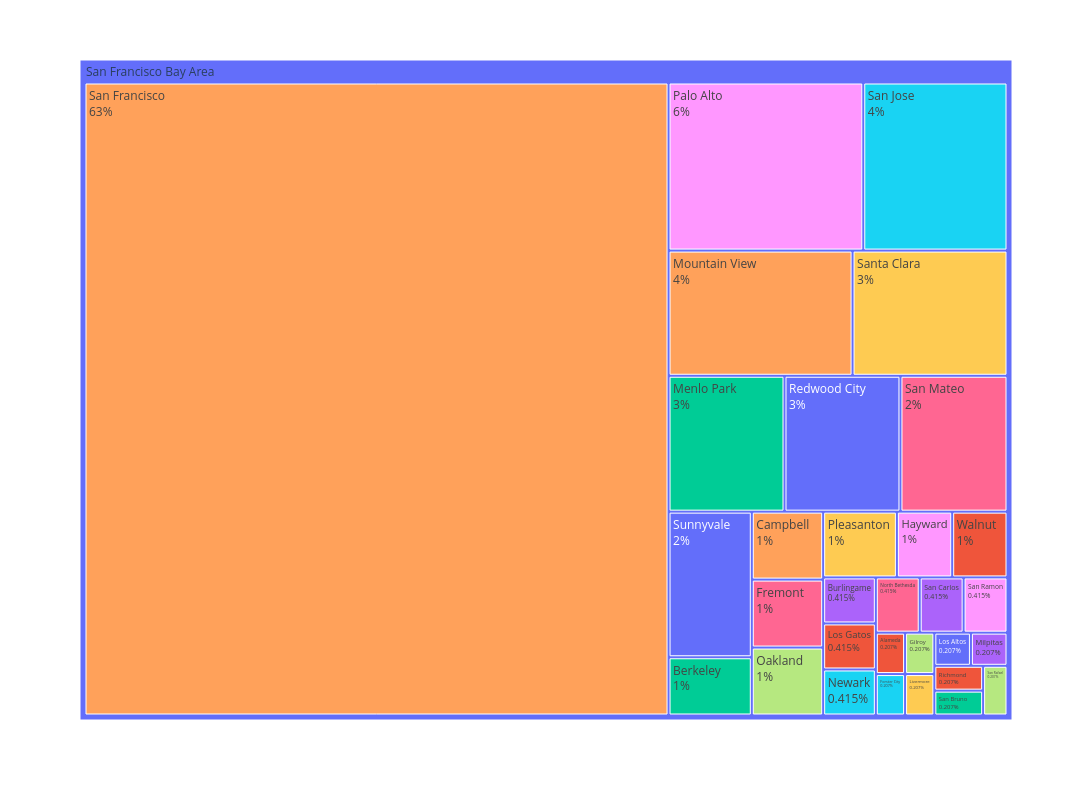

Notebook cell for this chart:
### Markdown cell above
And finally the filter for the region = San Francisco Bay Area.

### Code cell
re_cat = df[["Region",
             "Location_HQ"]].groupby(["Region",
                                       "Location_HQ"], as_index=False).size()

import pandas as pd
import plotly.express as px


SF_df = re_cat[re_cat['Region'] == 'San Francisco Bay Area']

# Create the treemap using the filtered DataFrame
fig = px.treemap(SF_df, width=1280, height=800,
                 path=["Region", "Location_HQ"], values='size',
                 color='Location_HQ')
fig.update_traces(textinfo="label+percent parent")
fig.show()

### Figure 1 — Plotly figure (JSON) as saved in the notebook; plotly's stock layout.template omitted (floating-point values rounded to 4 significant figures)
{"data": [{"branchvalues": "total", "customdata": [["(?)"], ["Alameda"], ["Berkeley"], ["Burlingame"], ["Campbell"], ["Forster City"], ["Fremont"], ["Gilroy"], ["Hayward"], ["Livermore"], ["Los Altos"], ["Los Gatos"], ["Menlo Park"], ["Milpitas"], ["Mountain View"], ["Newark"], ["North Bethesda"], ["Oakland"], ["Palo Alto"], ["Pleasanton"], ["Redwood City"], ["Richmond"], ["San Bruno"], ["San Carlos"], ["San Francisco"], ["San Jose"], ["San Mateo"], ["San Rafael"], ["San Ramon"], ["Santa Clara"], ["Sunnyvale"], ["Walnut"]], "domain": {"x": [0, 1], "y": [0, 1]}, "hovertemplate": "labels=%{label}<br>size=%{value}<br>parent=%{parent}<br>id=%{id}<br>Location_HQ=%{customdata[0]}<extra></extra>", "ids": ["San Francisco Bay Area", "San Francisco Bay Area/Alameda", "San Francisco Bay Area/Berkeley", "San Francisco Bay Area/Burlingame", "San Francisco Bay Area/Campbell", "San Francisco Bay Area/Forster City", "San Francisco Bay Area/Fremont", "San Francisco Bay Area/Gilroy", "San Francisco Bay Area/Hayward", "San Francisco Bay Area/Livermore", "San Francisco Bay Area/Los Altos", "San Francisco Bay Area/Los Gatos", "San Francisco Bay Area/Menlo Park", "San Francisco Bay Area/Milpitas", "San Francisco Bay Area/Mountain View", "San Francisco Bay Area/Newark", "San Francisco Bay Area/North Bethesda", "San Francisco Bay Area/Oakland", "San Francisco Bay Area/Palo Alto", "San Francisco Bay Area/Pleasanton", "San Francisco Bay Area/Redwood City", "San Francisco Bay Area/Richmond", "San Francisco Bay Area/San Bruno", "San Francisco Bay Area/San Carlos", "San Francisco Bay Area/San Francisco", "San Francisco Bay Area/San Jose", "San Francisco Bay Area/San Mateo", "San Francisco Bay Area/San Rafael", "San Francisco Bay Area/San Ramon", "San Francisco Bay Area/Santa Clara", "San Francisco Bay Area/Sunnyvale", "San Francisco Bay Area/Walnut"], "labels": ["San Francisco Bay Area", "Alameda", "Berkeley", "Burlingame", "Campbell", "Forster City", "Fremont", "Gilroy", "Hayward", "Livermore", "Los Altos", "Los Gatos", "Menlo Park", "Milpitas", "Mountain View", "Newark", "North Bethesda", "Oakland", "Palo Alto", "Pleasanton", "Redwood City", "Richmond", "San Bruno", "San Carlos", "San Francisco", "San Jose", "San Mateo", "San Rafael", "San Ramon", "Santa Clara", "Sunnyvale", "Walnut"], "marker": {"colors": ["#636efa", "#EF553B", "#00cc96", "#ab63fa", "#FFA15A", "#19d3f3", "#FF6692", "#B6E880", "#FF97FF", "#FECB52", "#636efa", "#EF553B", "#00cc96", "#ab63fa", "#FFA15A", "#19d3f3", "#FF6692", "#B6E880", "#FF97FF", "#FECB52", "#636efa", "#EF553B", "#00cc96", "#ab63fa", "#FFA15A", "#19d3f3", "#FF6692", "#B6E880", "#FF97FF", "#FECB52", "#636efa", "#EF553B"]}, "name": "", "parents": ["", "San Francisco Bay Area", "San Francisco Bay Area", "San Francisco Bay Area", "San Francisco Bay Area", "San Francisco Bay Area", "San Francisco Bay Area", "San Francisco Bay Area", "San Francisco Bay Area", "San Francisco Bay Area", "San Francisco Bay Area", "San Francisco Bay Area", "San Francisco Bay Area", "San Francisco Bay Area", "San Francisco Bay Area", "San Francisco Bay Area", "San Francisco Bay Area", "San Francisco Bay Area", "San Francisco Bay Area", "San Francisco Bay Area", "San Francisco Bay Area", "San Francisco Bay Area", "San Francisco Bay Area", "San Francisco Bay Area", "San Francisco Bay Area", "San Francisco Bay Area", "San Francisco Bay Area", "San Francisco Bay Area", "San Francisco Bay Area", "San Francisco Bay Area", "San Francisco Bay Area", "San Francisco Bay Area"], "textinfo": "label+percent parent", "type": "treemap", "values": [482.0, 1.0, 4.0, 2.0, 4.0, 1.0, 4.0, 1.0, 3.0, 1.0, 1.0, 2.0, 13.0, 1.0, 19.0, 2.0, 2.0, 4.0, 27.0, 4.0, 13.0, 1.0, 1.0, 2.0, 305.0, 20.0, 12.0, 1.0, 2.0, 16.0, 10.0, 3.0]}], "layout": {"height": 800, "legend": {"tracegroupgap": 0}, "margin": {"t": 60}, "width": 1280}}
